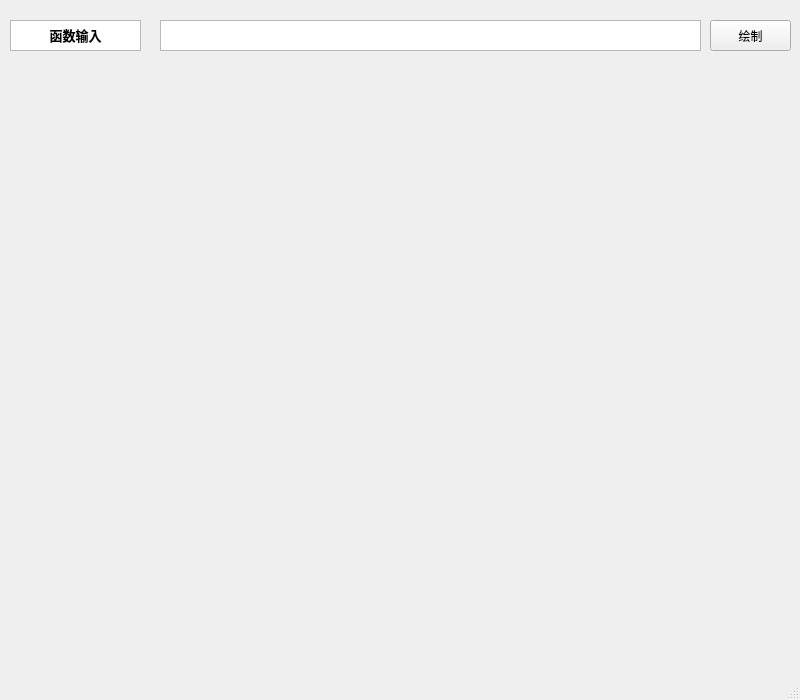
<?xml version="1.0" encoding="UTF-8"?>
<ui version="4.0">
 <class>MainWindow</class>
 <widget class="QMainWindow" name="MainWindow">
  <property name="geometry">
   <rect>
    <x>0</x>
    <y>0</y>
    <width>800</width>
    <height>700</height>
   </rect>
  </property>
  <property name="minimumSize">
   <size>
    <width>800</width>
    <height>700</height>
   </size>
  </property>
  <property name="maximumSize">
   <size>
    <width>800</width>
    <height>800</height>
   </size>
  </property>
  <property name="windowTitle">
   <string>函数图像绘制</string>
  </property>
  <widget class="QWidget" name="centralwidget">
   <widget class="QTextEdit" name="textEdit">
    <property name="geometry">
     <rect>
      <x>160</x>
      <y>20</y>
      <width>541</width>
      <height>31</height>
     </rect>
    </property>
    <property name="html">
     <string>&lt;!DOCTYPE HTML PUBLIC &quot;-//W3C//DTD HTML 4.0//EN&quot; &quot;http://www.w3.org/TR/REC-html40/strict.dtd&quot;&gt;
&lt;html&gt;&lt;head&gt;&lt;meta name=&quot;qrichtext&quot; content=&quot;1&quot; /&gt;&lt;style type=&quot;text/css&quot;&gt;
p, li { white-space: pre-wrap; }
&lt;/style&gt;&lt;/head&gt;&lt;body style=&quot; font-family:'SimSun'; font-size:9pt; font-weight:400; font-style:normal;&quot;&gt;
&lt;p align=&quot;center&quot; style=&quot;-qt-paragraph-type:empty; margin-top:0px; margin-bottom:0px; margin-left:0px; margin-right:0px; -qt-block-indent:0; text-indent:0px;&quot;&gt;&lt;br /&gt;&lt;/p&gt;&lt;/body&gt;&lt;/html&gt;</string>
    </property>
   </widget>
   <widget class="QPushButton" name="pushButton">
    <property name="geometry">
     <rect>
      <x>710</x>
      <y>20</y>
      <width>81</width>
      <height>31</height>
     </rect>
    </property>
    <property name="text">
     <string>绘制</string>
    </property>
   </widget>
   <widget class="QTextBrowser" name="textBrowser">
    <property name="geometry">
     <rect>
      <x>10</x>
      <y>20</y>
      <width>131</width>
      <height>31</height>
     </rect>
    </property>
    <property name="html">
     <string>&lt;!DOCTYPE HTML PUBLIC &quot;-//W3C//DTD HTML 4.0//EN&quot; &quot;http://www.w3.org/TR/REC-html40/strict.dtd&quot;&gt;
&lt;html&gt;&lt;head&gt;&lt;meta name=&quot;qrichtext&quot; content=&quot;1&quot; /&gt;&lt;style type=&quot;text/css&quot;&gt;
p, li { white-space: pre-wrap; }
&lt;/style&gt;&lt;/head&gt;&lt;body style=&quot; font-family:'SimSun'; font-size:9pt; font-weight:400; font-style:normal;&quot;&gt;
&lt;p align=&quot;center&quot; style=&quot; margin-top:0px; margin-bottom:0px; margin-left:0px; margin-right:0px; -qt-block-indent:0; text-indent:0px;&quot;&gt;&lt;span style=&quot; font-size:10pt; font-weight:600;&quot;&gt;函数输入&lt;/span&gt;&lt;/p&gt;&lt;/body&gt;&lt;/html&gt;</string>
    </property>
   </widget>
  </widget>
  <widget class="QMenuBar" name="menubar">
   <property name="geometry">
    <rect>
     <x>0</x>
     <y>0</y>
     <width>800</width>
     <height>26</height>
    </rect>
   </property>
  </widget>
  <widget class="QStatusBar" name="statusbar"/>
 </widget>
 <resources/>
 <connections/>
</ui>
